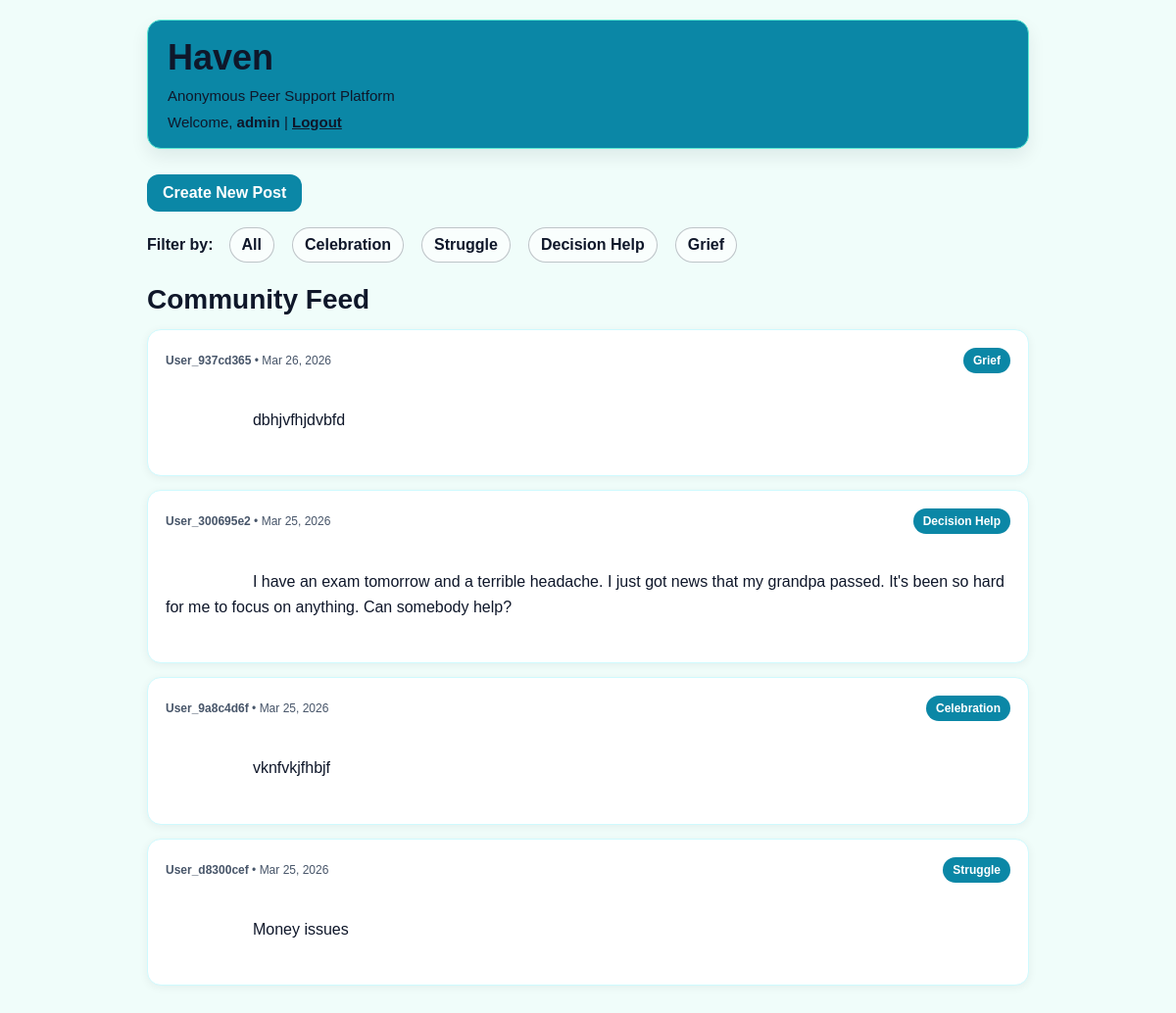
The app's page / (signed in) with its own data.
### posts/models.py (models this page shows, shortened)
class Post(models.Model):
    CATEGORY_CHOICES = [
        ("celebration", "Celebration"),
        ("struggle", "Struggle"),
        ("decision", "Decision Help"),
        ("grief", "Grief"),
    ]
    content = models.TextField()
    category = models.CharField(max_length=20, choices = CATEGORY_CHOICES)
    anonymous_username = models.CharField(max_length=50,blank=True)
    author = models.ForeignKey(User, on_delete=models.CASCADE)
    created_at = models.DateTimeField(auto_now_add=True)

### posts/views.py (the view)
# urls.py: 2. Add a URL to urlpatterns:  path('', views.home, name='home')
def home(request):
    category = request.GET.get("category")
    if category:
        posts = Post.objects.filter(category=category).order_by("?")
    else:
        posts = Post.objects.all().order_by("?")
    return render(
        request,
        "posts/home.html",
        {"posts": posts, "selected_category": category},
        )

### posts/templates/posts/home.html (shortened to what this page needs)
<!DOCTYPE html>
<html>
<head>
</head>
<body>
    <div class="header">
        <h1>Haven</h1>
        <p>Anonymous Peer Support Platform</p>
        {% if user.is_authenticated %}
            <p>
                Welcome, <strong>{{ user.username }}</strong> |
                <a href="{% url 'logout' %}">Logout</a>
            </p>
        {% else %}
            <p>
                <a href="{% url 'login' %}">Login</a> |
                <a href="{% url 'signup' %}">Sign Up</a>
            </p>
        {% endif %}
    </div>
    {% if user.is_authenticated %}
        <a href="{% url 'create_post' %}" class="btn">Create New Post</a>
        <div class="filters">
            <strong>Filter by:</strong>
            <a href="{% url 'home' %}" class="btn secondary">All</a>
            <a href="?category=celebration" class="btn secondary">Celebration</a>
            <a href="?category=struggle" class="btn secondary">Struggle</a>
            <a href="?category=decision" class="btn secondary">Decision Help</a>
            <a href="?category=grief" class="btn secondary">Grief</a>
        </div>
        <h2>Community Feed</h2>
        {% for post in posts %}
            <div class="post">
                <div class="post-header">
                    <div>
                        <strong>{{ post.anonymous_username }}</strong> • {{ post.created_at|date:"M d, Y" }}
                    </div>
                    <span class="category">{{ post.get_category_display }}</span>
                </div>
                <div class="post-content">
                    {{ post.content }}
                </div>
            </div>
        {% empty %}
            <p>No posts yet. Be the first to share!</p>
        {% endfor %}
    {% endif %}
</body>
</html>

### posts/templates/posts/home.html (style rules this page uses)
body { font-family: Arial, sans-serif; max-width: 900px; margin: 0 auto; padding: 20px; background-color: #F0FDFA; color: #0F172A; }
.header { background-color: #0b87a6; padding: 18px 20px; border-radius: 14px; margin-bottom: 18px; color: #0F172A; border: 1px solid #5EEAD4; box-shadow: 0 8px 18px rgba(15, 23, 42, 0.08); }
.header h1 { margin: 0; font-size: 36px; line-height: 1.1; }
.header p { margin: 10px 0 0; font-size: 15px; }
.header a { color: #0F172A; font-weight: 700; }
.post { background: #FFFFFF; padding: 18px; margin-bottom: 14px; border-radius: 14px; border: 1px solid #CFFAFE; box-shadow: 0 2px 10px rgba(15, 23, 42, 0.06); }
.post-header { font-size: 12px; color: #475569; margin-bottom: 10px; display: flex; justify-content: space-between; align-items: center; gap: 10px; flex-wrap: wrap; }
.post-content { margin: 10px 0 0; white-space: pre-wrap; color: #0F172A; line-height: 1.6; font-size: 16px; }
.category { background: #0b87a6; display: inline-block; padding: 6px 10px; color: white; border-radius: 999px; font-size: 12px; white-space: nowrap; font-weight: 700; }
button, .btn { background: #0b87a6; color: white; padding: 10px 16px; border: none; border-radius: 12px; cursor: pointer; text-decoration: none; display: inline-block; margin-right: 8px; margin-top: 8px; font-weight: 700; }
.btn.secondary { background: rgba(255, 255, 255, 0.6); color: #0F172A; border: 1px solid rgba(15, 23, 42, 0.25); padding: 8px 12px; border-radius: 999px; margin-top: 0; font-weight: 700; }
.filters { margin: 16px 0 22px; display: flex; align-items: center; gap: 10px; flex-wrap: wrap; }
.filters strong { margin-right: 6px; color: #0F172A; }
h2 { margin-top: 10px; margin-bottom: 14px; font-size: 28px; }

### records on screen
Post: anonymous_username "User_937cd365", created_at "Mar 26, 2026", category "Grief", content "dbhjvfhjdvbfd"
Post: anonymous_username "User_300695e2", created_at "Mar 25, 2026", category "Decision Help", content "I have an exam tomorrow and a terrible headache. I just got news that my grandpa passed. It's been so hard for me to focus on anything. Can somebody help?"
Post: anonymous_username "User_9a8c4d6f", created_at "Mar 25, 2026", category "Celebration", content "vknfvkjfhbjf"
Post: anonymous_username "User_d8300cef", created_at "Mar 25, 2026", category "Struggle", content "Money issues"

### other values on screen
{{ user.username }} "admin"
